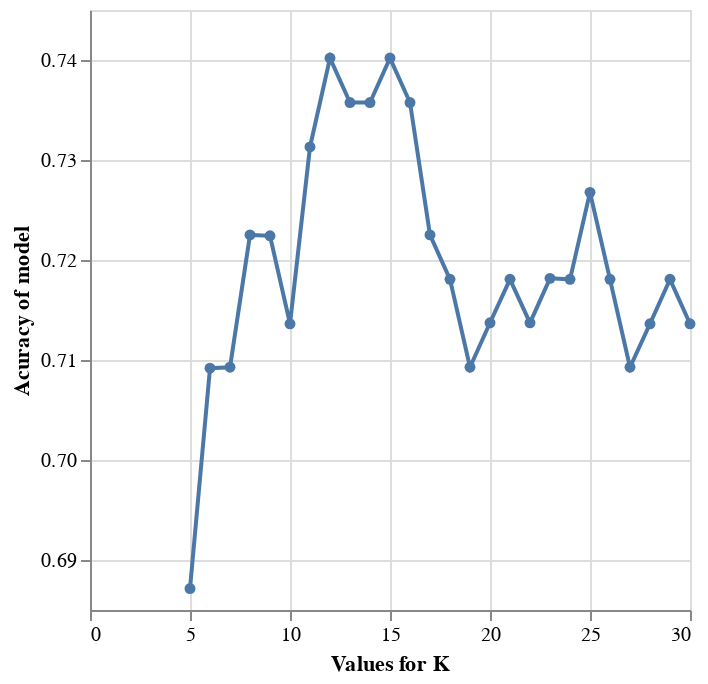

Notebook code cell kept with this figure:
### Code cell
np.random.seed(1234)
knn = KNeighborsClassifier()
parameter_grid = {
    "n_neighbors": range(5, 31)}
grid_search = GridSearchCV(
    estimator=knn, 
    param_grid=parameter_grid, 
    cv=5, 
    return_train_score=True, 
    n_jobs=-1)
X_heart_train=heart_disease_train[['cholesterol','max_heart_rate','resting_bp']]
y_heart_train=heart_disease_train['diagnosis']
grid_search.fit(X_heart_train, y_heart_train)

grid_results=pd.DataFrame(grid_search.cv_results_)

cross_val_plot = alt.Chart(grid_results).mark_line(point=True).encode(
    x=alt.X("param_n_neighbors").title("Values for K").scale(zero=True),
    y=alt.Y("mean_test_score").title("Acuracy of model").scale(zero=False)
)

cross_val_plot

### Figure 1 — Vega-Lite specification as saved in the notebook (floating-point values rounded to 4 significant figures)
{"config": {"view": {"continuousWidth": 300, "continuousHeight": 300}}, "data": {"name": "data-ec51f3842fd14c1433f359d970fab2ec"}, "mark": {"type": "line", "point": true}, "encoding": {"x": {"field": "param_n_neighbors", "scale": {"zero": true}, "title": "Values for K", "type": "quantitative"}, "y": {"field": "mean_test_score", "scale": {"zero": false}, "title": "Acuracy of model", "type": "quantitative"}}, "$schema": "https://vega.github.io/schema/vega-lite/v5.15.1.json", "datasets": {"data-ec51f3842fd14c1433f359d970fab2ec": [{"mean_fit_time": 0.002887, "std_fit_time": 0.0005213, "mean_score_time": 0.004683, "std_score_time": 0.0006866, "param_n_neighbors": 5, "params": {"n_neighbors": 5}, "split0_test_score": 0.6957, "split1_test_score": 0.6957, "split2_test_score": 0.6667, "split3_test_score": 0.6667, "split4_test_score": 0.7111, "mean_test_score": 0.6871, "std_test_score": 0.01765, "rank_test_score": 26, "split0_train_score": 0.779, "split1_train_score": 0.7569, "split2_train_score": 0.7747, "split3_train_score": 0.7857, "split4_train_score": 0.7582, "mean_train_score": 0.7709, "std_train_score": 0.01145}, {"mean_fit_time": 0.004827, "std_fit_time": 0.002966, "mean_score_time": 0.004361, "std_score_time": 0.0002919, "param_n_neighbors": 6, "params": {"n_neighbors": 6}, "split0_test_score": 0.6957, "split1_test_score": 0.7391, "split2_test_score": 0.6889, "split3_test_score": 0.6889, "split4_test_score": 0.7333, "mean_test_score": 0.7092, "std_test_score": 0.0223, "rank_test_score": 25, "split0_train_score": 0.768, "split1_train_score": 0.7459, "split2_train_score": 0.7527, "split3_train_score": 0.7582, "split4_train_score": 0.7527, "mean_train_score": 0.7555, "std_train_score": 0.00736}, {"mean_fit_time": 0.002743, "std_fit_time": 0.0001137, "mean_score_time": 0.004991, "std_score_time": 0.0007236, "param_n_neighbors": 7, "params": {"n_neighbors": 7}, "split0_test_score": 0.6957, "split1_test_score": 0.7174, "split2_test_score": 0.7333, "split3_test_score": 0.6667, "split4_test_score": 0.7333, "mean_test_score": 0.7093, "std_test_score": 0.0254, "rank_test_score": 22, "split0_train_score": 0.7569, "split1_train_score": 0.7514, "split2_train_score": 0.7637, "split3_train_score": 0.7692, "split4_train_score": 0.7253, "mean_train_score": 0.7533, "std_train_score": 0.01526}, {"mean_fit_time": 0.004783, "std_fit_time": 0.003494, "mean_score_time": 0.004876, "std_score_time": 0.0005042, "param_n_neighbors": 8, "params": {"n_neighbors": 8}, "split0_test_score": 0.6957, "split1_test_score": 0.7391, "split2_test_score": 0.7556, "split3_test_score": 0.7111, "split4_test_score": 0.7111, "mean_test_score": 0.7225, "std_test_score": 0.02168, "rank_test_score": 8, "split0_train_score": 0.7403, "split1_train_score": 0.7624, "split2_train_score": 0.7637, "split3_train_score": 0.7637, "split4_train_score": 0.7308, "mean_train_score": 0.7522, "std_train_score": 0.01394}, {"mean_fit_time": 0.003471, "std_fit_time": 0.001539, "mean_score_time": 0.005677, "std_score_time": 0.001225, "param_n_neighbors": 9, "params": {"n_neighbors": 9}, "split0_test_score": 0.7174, "split1_test_score": 0.7391, "split2_test_score": 0.7333, "split3_test_score": 0.6889, "split4_test_score": 0.7333, "mean_test_score": 0.7224, "std_test_score": 0.01826, "rank_test_score": 10, "split0_train_score": 0.7569, "split1_train_score": 0.7403, "split2_train_score": 0.7308, "split3_train_score": 0.7363, "split4_train_score": 0.7143, "mean_train_score": 0.7357, "std_train_score": 0.01382}, {"mean_fit_time": 0.00294, "std_fit_time": 0.0002811, "mean_score_time": 0.004872, "std_score_time": 0.0007624, "param_n_neighbors": 10, "params": {"n_neighbors": 10}, "split0_test_score": 0.7174, "split1_test_score": 0.7174, "split2_test_score": 0.7333, "split3_test_score": 0.6889, "split4_test_score": 0.7111, "mean_test_score": 0.7136, "std_test_score": 0.01439, "rank_test_score": 19, "split0_train_score": 0.7514, "split1_train_score": 0.7569, "split2_train_score": 0.7363, "split3_train_score": 0.7418, "split4_train_score": 0.7143, "mean_train_score": 0.7401, "std_train_score": 0.01479}, {"mean_fit_time": 0.003263, "std_fit_time": 0.001345, "mean_score_time": 0.004647, "std_score_time": 0.0008513, "param_n_neighbors": 11, "params": {"n_neighbors": 11}, "split0_test_score": 0.7174, "split1_test_score": 0.7391, "split2_test_score": 0.7333, "split3_test_score": 0.7111, "split4_test_score": 0.7556, "mean_test_score": 0.7313, "std_test_score": 0.01584, "rank_test_score": 6, "split0_train_score": 0.7459, "split1_train_score": 0.7569, "split2_train_score": 0.7363, "split3_train_score": 0.7473, "split4_train_score": 0.7418, "mean_train_score": 0.7456, "std_train_score": 0.00682}, {"mean_fit_time": 0.002621, "std_fit_time": 0.0001978, "mean_score_time": 0.004564, "std_score_time": 0.0004797, "param_n_neighbors": 12, "params": {"n_neighbors": 12}, "split0_test_score": 0.7174, "split1_test_score": 0.7391, "split2_test_score": 0.7333, "split3_test_score": 0.7333, "split4_test_score": 0.7778, "mean_test_score": 0.7402, "std_test_score": 0.02014, "rank_test_score": 1, "split0_train_score": 0.7569, "split1_train_score": 0.7569, "split2_train_score": 0.7473, "split3_train_score": 0.7637, "split4_train_score": 0.7363, "mean_train_score": 0.7522, "std_train_score": 0.009548}, {"mean_fit_time": 0.002771, "std_fit_time": 4.821e-05, "mean_score_time": 0.004823, "std_score_time": 4.499e-05, "param_n_neighbors": 13, "params": {"n_neighbors": 13}, "split0_test_score": 0.7174, "split1_test_score": 0.7391, "split2_test_score": 0.7556, "split3_test_score": 0.7111, "split4_test_score": 0.7556, "mean_test_score": 0.7357, "std_test_score": 0.01866, "rank_test_score": 3, "split0_train_score": 0.7569, "split1_train_score": 0.7624, "split2_train_score": 0.7418, "split3_train_score": 0.7582, "split4_train_score": 0.7418, "mean_train_score": 0.7522, "std_train_score": 0.008734}, {"mean_fit_time": 0.002674, "std_fit_time": 0.0002918, "mean_score_time": 0.004285, "std_score_time": 0.0003968, "param_n_neighbors": 14, "params": {"n_neighbors": 14}, "split0_test_score": 0.7174, "split1_test_score": 0.7391, "split2_test_score": 0.7556, "split3_test_score": 0.7111, "split4_test_score": 0.7556, "mean_test_score": 0.7357, "std_test_score": 0.01866, "rank_test_score": 3, "split0_train_score": 0.7569, "split1_train_score": 0.7624, "split2_train_score": 0.7473, "split3_train_score": 0.7582, "split4_train_score": 0.7253, "mean_train_score": 0.75, "std_train_score": 0.01333}, {"mean_fit_time": 0.002857, "std_fit_time": 0.0006619, "mean_score_time": 0.004376, "std_score_time": 0.0003747, "param_n_neighbors": 15, "params": {"n_neighbors": 15}, "split0_test_score": 0.7174, "split1_test_score": 0.7391, "split2_test_score": 0.7778, "split3_test_score": 0.7333, "split4_test_score": 0.7333, "mean_test_score": 0.7402, "std_test_score": 0.02014, "rank_test_score": 1, "split0_train_score": 0.7514, "split1_train_score": 0.7735, "split2_train_score": 0.7418, "split3_train_score": 0.7637, "split4_train_score": 0.7473, "mean_train_score": 0.7555, "std_train_score": 0.01153}, {"mean_fit_time": 0.00259, "std_fit_time": 0.0002614, "mean_score_time": 0.005049, "std_score_time": 0.0009493, "param_n_neighbors": 16, "params": {"n_neighbors": 16}, "split0_test_score": 0.7174, "split1_test_score": 0.7391, "split2_test_score": 0.7556, "split3_test_score": 0.7333, "split4_test_score": 0.7333, "mean_test_score": 0.7357, "std_test_score": 0.01227, "rank_test_score": 3, "split0_train_score": 0.7514, "split1_train_score": 0.7514, "split2_train_score": 0.7418, "split3_train_score": 0.7527, "split4_train_score": 0.7253, "mean_train_score": 0.7445, "std_train_score": 0.01039}, {"mean_fit_time": 0.002403, "std_fit_time": 9.069e-05, "mean_score_time": 0.004052, "std_score_time": 7.094e-05, "param_n_neighbors": 17, "params": {"n_neighbors": 17}, "split0_test_score": 0.7174, "split1_test_score": 0.7174, "split2_test_score": 0.7333, "split3_test_score": 0.7333, "split4_test_score": 0.7111, "mean_test_score": 0.7225, "std_test_score": 0.009128, "rank_test_score": 8, "split0_train_score": 0.7514, "split1_train_score": 0.768, "split2_train_score": 0.7473, "split3_train_score": 0.7637, "split4_train_score": 0.7418, "mean_train_score": 0.7544, "std_train_score": 0.009909}, {"mean_fit_time": 0.002643, "std_fit_time": 0.0002835, "mean_score_time": 0.004472, "std_score_time": 0.0003792, "param_n_neighbors": 18, "params": {"n_neighbors": 18}, "split0_test_score": 0.7174, "split1_test_score": 0.7174, "split2_test_score": 0.7333, "split3_test_score": 0.6889, "split4_test_score": 0.7333, "mean_test_score": 0.7181, "std_test_score": 0.01624, "rank_test_score": 13, "split0_train_score": 0.7459, "split1_train_score": 0.7348, "split2_train_score": 0.7527, "split3_train_score": 0.7473, "split4_train_score": 0.7198, "mean_train_score": 0.7401, "std_train_score": 0.01171}, {"mean_fit_time": 0.002476, "std_fit_time": 9.709e-05, "mean_score_time": 0.007056, "std_score_time": 0.005327, "param_n_neighbors": 19, "params": {"n_neighbors": 19}, "split0_test_score": 0.6739, "split1_test_score": 0.7391, "split2_test_score": 0.7333, "split3_test_score": 0.6889, "split4_test_score": 0.7111, "mean_test_score": 0.7093, "std_test_score": 0.02506, "rank_test_score": 22, "split0_train_score": 0.7403, "split1_train_score": 0.7514, "split2_train_score": 0.7418, "split3_train_score": 0.7473, "split4_train_score": 0.7198, "mean_train_score": 0.7401, "std_train_score": 0.0109}, {"mean_fit_time": 0.002872, "std_fit_time": 7.524e-05, "mean_score_time": 0.00524, "std_score_time": 0.0002321, "param_n_neighbors": 20, "params": {"n_neighbors": 20}, "split0_test_score": 0.6957, "split1_test_score": 0.7174, "split2_test_score": 0.7333, "split3_test_score": 0.6889, "split4_test_score": 0.7333, "mean_test_score": 0.7137, "std_test_score": 0.01858, "rank_test_score": 17, "split0_train_score": 0.7514, "split1_train_score": 0.7403, "split2_train_score": 0.7253, "split3_train_score": 0.7527, "split4_train_score": 0.7253, "mean_train_score": 0.739, "std_train_score": 0.01201}, {"mean_fit_time": 0.002904, "std_fit_time": 7.54e-05, "mean_score_time": 0.005361, "std_score_time": 0.0004578, "param_n_neighbors": 21, "params": {"n_neighbors": 21}, "split0_test_score": 0.6957, "split1_test_score": 0.7391, "split2_test_score": 0.7333, "split3_test_score": 0.6889, "split4_test_score": 0.7333, "mean_test_score": 0.7181, "std_test_score": 0.02128, "rank_test_score": 13, "split0_train_score": 0.7459, "split1_train_score": 0.7459, "split2_train_score": 0.7418, "split3_train_score": 0.7527, "split4_train_score": 0.7253, "mean_train_score": 0.7423, "std_train_score": 0.009215}, {"mean_fit_time": 0.002836, "std_fit_time": 6.358e-05, "mean_score_time": 0.004933, "std_score_time": 0.0001505, "param_n_neighbors": 22, "params": {"n_neighbors": 22}, "split0_test_score": 0.6957, "split1_test_score": 0.7174, "split2_test_score": 0.7333, "split3_test_score": 0.6889, "split4_test_score": 0.7333, "mean_test_score": 0.7137, "std_test_score": 0.01858, "rank_test_score": 17, "split0_train_score": 0.7569, "split1_train_score": 0.7403, "split2_train_score": 0.7308, "split3_train_score": 0.7418, "split4_train_score": 0.7253, "mean_train_score": 0.739, "std_train_score": 0.01083}, {"mean_fit_time": 0.002819, "std_fit_time": 7.572e-05, "mean_score_time": 0.004906, "std_score_time": 9.802e-05, "param_n_neighbors": 23, "params": {"n_neighbors": 23}, "split0_test_score": 0.6957, "split1_test_score": 0.7174, "split2_test_score": 0.7333, "split3_test_score": 0.6889, "split4_test_score": 0.7556, "mean_test_score": 0.7182, "std_test_score": 0.02446, "rank_test_score": 11, "split0_train_score": 0.7514, "split1_train_score": 0.7348, "split2_train_score": 0.7363, "split3_train_score": 0.7418, "split4_train_score": 0.7308, "mean_train_score": 0.739, "std_train_score": 0.007123}, {"mean_fit_time": 0.002952, "std_fit_time": 0.0001356, "mean_score_time": 0.005048, "std_score_time": 0.0001113, "param_n_neighbors": 24, "params": {"n_neighbors": 24}, "split0_test_score": 0.7174, "split1_test_score": 0.7174, "split2_test_score": 0.7333, "split3_test_score": 0.6889, "split4_test_score": 0.7333, "mean_test_score": 0.7181, "std_test_score": 0.01624, "rank_test_score": 13, "split0_train_score": 0.7348, "split1_train_score": 0.7348, "split2_train_score": 0.7418, "split3_train_score": 0.7418, "split4_train_score": 0.7363, "mean_train_score": 0.7379, "std_train_score": 0.003212}, {"mean_fit_time": 0.002842, "std_fit_time": 7.992e-05, "mean_score_time": 0.00525, "std_score_time": 0.0003724, "param_n_neighbors": 25, "params": {"n_neighbors": 25}, "split0_test_score": 0.7609, "split1_test_score": 0.7174, "split2_test_score": 0.7333, "split3_test_score": 0.6889, "split4_test_score": 0.7333, "mean_test_score": 0.7268, "std_test_score": 0.02355, "rank_test_score": 7, "split0_train_score": 0.7293, "split1_train_score": 0.7403, "split2_train_score": 0.7473, "split3_train_score": 0.7363, "split4_train_score": 0.7308, "mean_train_score": 0.7368, "std_train_score": 0.006556}, {"mean_fit_time": 0.003111, "std_fit_time": 0.0004645, "mean_score_time": 0.005936, "std_score_time": 0.000633, "param_n_neighbors": 26, "params": {"n_neighbors": 26}, "split0_test_score": 0.7174, "split1_test_score": 0.7174, "split2_test_score": 0.7333, "split3_test_score": 0.6889, "split4_test_score": 0.7333, "mean_test_score": 0.7181, "std_test_score": 0.01624, "rank_test_score": 13, "split0_train_score": 0.7293, "split1_train_score": 0.7403, "split2_train_score": 0.7418, "split3_train_score": 0.7308, "split4_train_score": 0.7253, "mean_train_score": 0.7335, "std_train_score": 0.006446}, {"mean_fit_time": 0.002817, "std_fit_time": 0.0003931, "mean_score_time": 0.004501, "std_score_time": 0.0004102, "param_n_neighbors": 27, "params": {"n_neighbors": 27}, "split0_test_score": 0.6957, "split1_test_score": 0.7174, "split2_test_score": 0.7333, "split3_test_score": 0.6889, "split4_test_score": 0.7111, "mean_test_score": 0.7093, "std_test_score": 0.01581, "rank_test_score": 22, "split0_train_score": 0.7238, "split1_train_score": 0.7348, "split2_train_score": 0.7473, "split3_train_score": 0.7253, "split4_train_score": 0.7308, "mean_train_score": 0.7324, "std_train_score": 0.00842}, {"mean_fit_time": 0.002754, "std_fit_time": 0.0002551, "mean_score_time": 0.004705, "std_score_time": 0.0007068, "param_n_neighbors": 28, "params": {"n_neighbors": 28}, "split0_test_score": 0.7174, "split1_test_score": 0.7174, "split2_test_score": 0.7333, "split3_test_score": 0.6889, "split4_test_score": 0.7111, "mean_test_score": 0.7136, "std_test_score": 0.01439, "rank_test_score": 19, "split0_train_score": 0.7238, "split1_train_score": 0.7348, "split2_train_score": 0.7418, "split3_train_score": 0.7308, "split4_train_score": 0.7253, "mean_train_score": 0.7313, "std_train_score": 0.00656}, {"mean_fit_time": 0.002763, "std_fit_time": 0.0005274, "mean_score_time": 0.004743, "std_score_time": 0.0004355, "param_n_neighbors": 29, "params": {"n_neighbors": 29}, "split0_test_score": 0.7174, "split1_test_score": 0.7174, "split2_test_score": 0.7333, "split3_test_score": 0.7111, "split4_test_score": 0.7111, "mean_test_score": 0.7181, "std_test_score": 0.008133, "rank_test_score": 12, "split0_train_score": 0.7238, "split1_train_score": 0.7238, "split2_train_score": 0.7418, "split3_train_score": 0.7198, "split4_train_score": 0.7253, "mean_train_score": 0.7269, "std_train_score": 0.007666}, {"mean_fit_time": 0.002736, "std_fit_time": 0.0001472, "mean_score_time": 0.004682, "std_score_time": 0.0003858, "param_n_neighbors": 30, "params": {"n_neighbors": 30}, "split0_test_score": 0.7174, "split1_test_score": 0.7174, "split2_test_score": 0.7333, "split3_test_score": 0.6889, "split4_test_score": 0.7111, "mean_test_score": 0.7136, "std_test_score": 0.01439, "rank_test_score": 19, "split0_train_score": 0.7182, "split1_train_score": 0.7238, "split2_train_score": 0.7363, "split3_train_score": 0.7198, "split4_train_score": 0.7198, "mean_train_score": 0.7236, "std_train_score": 0.006609}]}}
